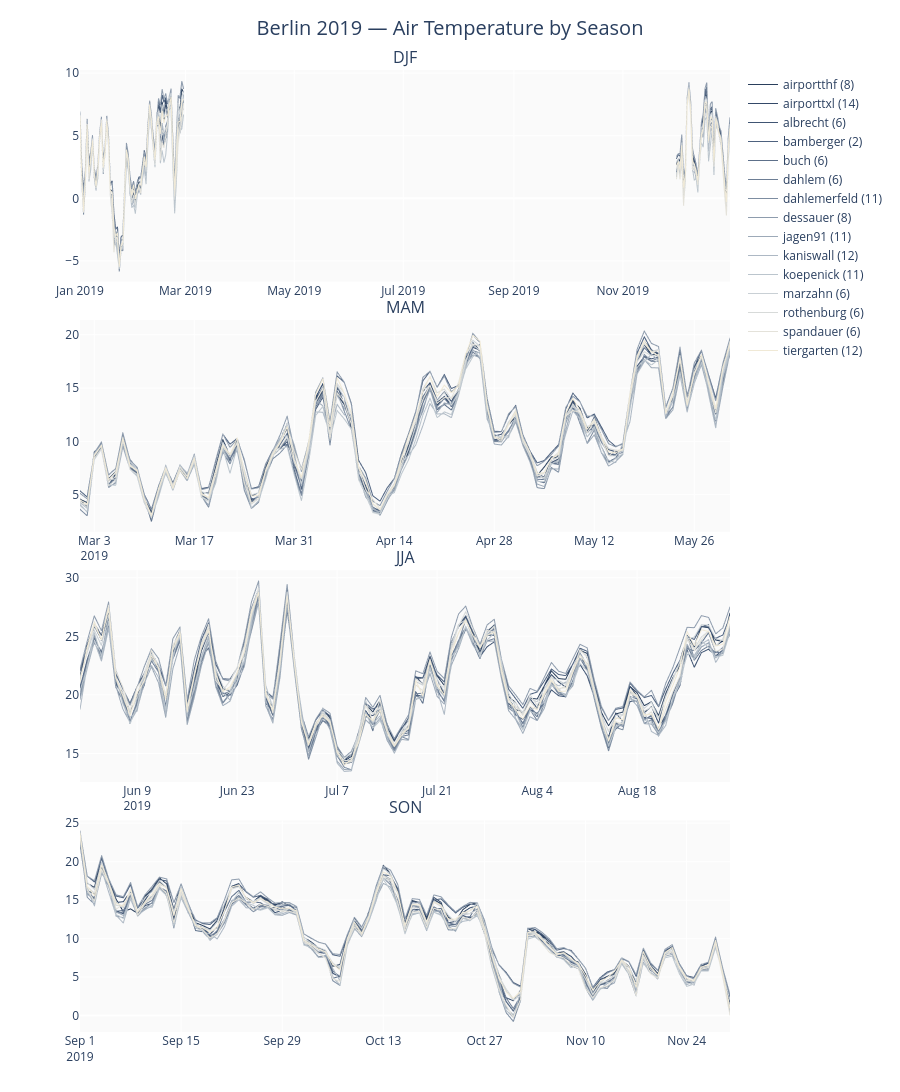

The notebook cell saved with this chart:
### Markdown cell above
### 3b — `by=` temporal splitting

The `by=` argument facets the time series into sub-panels by a temporal grouping key.
Supported values: `"year"`, `"season"`, `"seasonyear"`, `"month"`, `"monthyear"`,
`"weekday"`, `"weekend"`, `"site"`, `"daylight"`, `"dst"`.

**Gap-line suppression is automatic**: when data within a panel is non-contiguous
(e.g. all Mondays, or all winter months), the connecting line is broken at large
time gaps — no spurious diagonals.

### Code cell
# by="season" — four sub-panels, one per meteorological season (DJF/MAM/JJA/SON)
fig_season = lcz_ts(
    map_path, df,
    var="airT", station_id="station",
    time_freq="day",
    by="season",
    palette="VanGogh2",
    year=2019,
    title="Berlin 2019 — Air Temperature by Season",
    lang="en",
)
fig_season.show()
